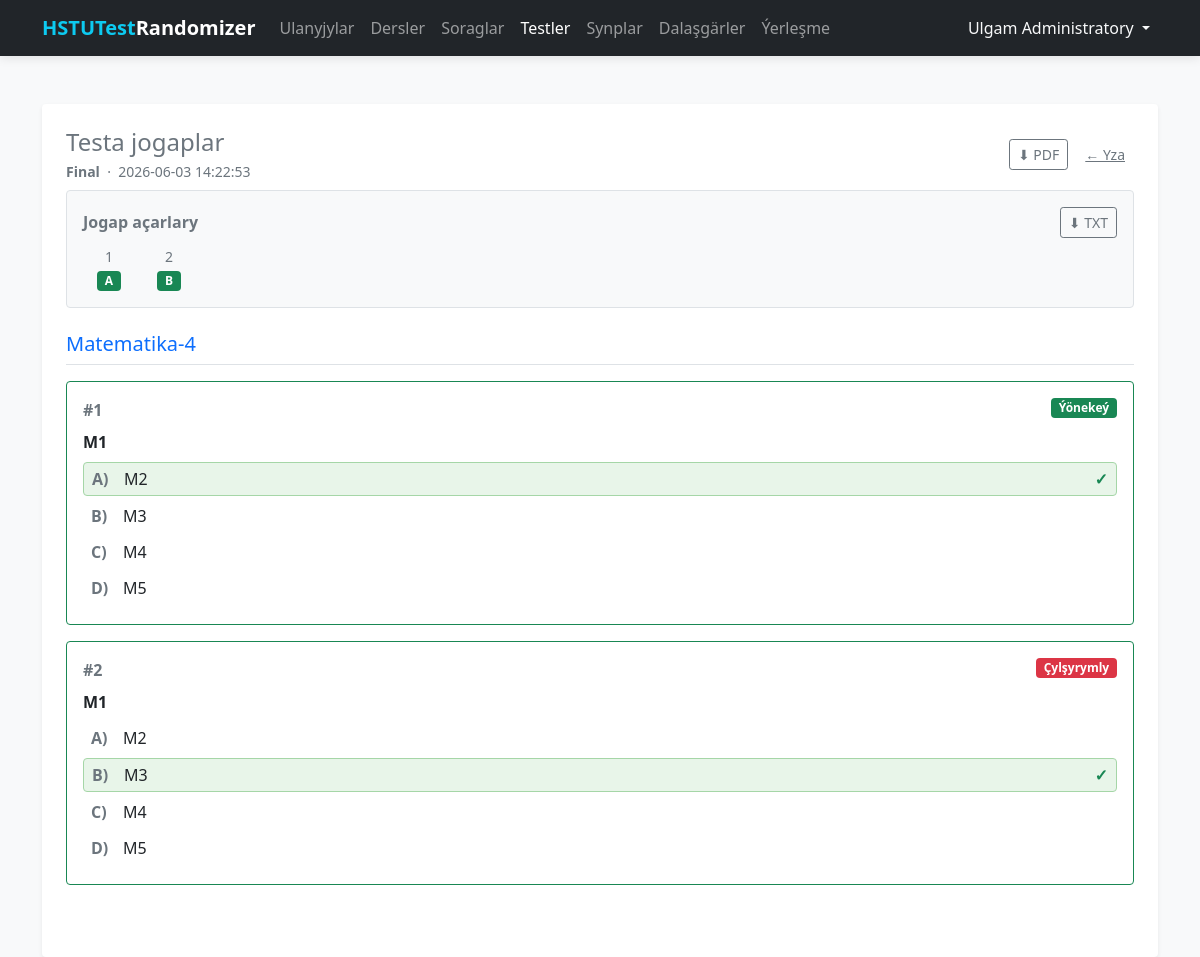
The page /tests/instances/17 (signed in) on the database its author committed.
### tables this page shows
CREATE TABLE users (
    id INTEGER PRIMARY KEY AUTOINCREMENT,
    full_name TEXT NOT NULL,
    username TEXT UNIQUE NOT NULL,
    password TEXT NOT NULL
);

CREATE TABLE tests (
    id INTEGER PRIMARY KEY AUTOINCREMENT,
    name TEXT NOT NULL,
    total_questions INTEGER NOT NULL,
    easy_percent INTEGER NOT NULL DEFAULT 50
        CHECK (easy_percent BETWEEN 0 AND 100)
);

CREATE TABLE test_instances (
    id INTEGER PRIMARY KEY AUTOINCREMENT,
    test_id INTEGER NOT NULL,
    created_at TEXT NOT NULL DEFAULT (datetime('now', 'localtime')), parent_instance_id INTEGER DEFAULT NULL REFERENCES test_instances(id) ON DELETE CASCADE,
    FOREIGN KEY (test_id) REFERENCES tests(id) ON DELETE CASCADE
);

CREATE TABLE test_instance_questions (
    id INTEGER PRIMARY KEY AUTOINCREMENT,
    instance_id INTEGER NOT NULL,
    subject_id INTEGER NOT NULL,
    question_id INTEGER NOT NULL,
    correct_option TEXT NOT NULL,
    question_order INTEGER NOT NULL,
    FOREIGN KEY (instance_id) REFERENCES test_instances(id) ON DELETE CASCADE,
    FOREIGN KEY (subject_id) REFERENCES subjects(id),
    FOREIGN KEY (question_id) REFERENCES questions(id)
);

CREATE TABLE subjects (
    id INTEGER PRIMARY KEY AUTOINCREMENT,
    name TEXT NOT NULL UNIQUE,
    answer_count INTEGER NOT NULL DEFAULT 4,
    is_active INTEGER DEFAULT 1
);

CREATE TABLE questions (
    id INTEGER PRIMARY KEY AUTOINCREMENT,
    subject_id INTEGER NOT NULL,
    question_text TEXT,
    question_image TEXT,
    correct_option TEXT NOT NULL,
    difficulty TEXT NOT NULL DEFAULT 'easy' CHECK (difficulty IN ('easy', 'hard')),
    is_active INTEGER DEFAULT 1,
    FOREIGN KEY (subject_id) REFERENCES subjects(id)
);

CREATE TABLE question_options (
    question_id INTEGER NOT NULL,
    option_key TEXT NOT NULL CHECK (option_key IN ('a', 'b', 'c', 'd', 'e')),
    option_text TEXT,
    option_image TEXT,
    PRIMARY KEY (question_id, option_key),
    FOREIGN KEY (question_id) REFERENCES questions(id) ON DELETE CASCADE
);

### routes/tests.py (the view)
@tests_bp.route('/instances/<int:instance_id>')
@login_required
def instance_detail(instance_id: int):
    db = get_db_connection()
    instance = db.execute(
        '''
        SELECT ti.id, ti.created_at, ti.test_id, ti.parent_instance_id, t.name AS test_name
        FROM test_instances ti
        JOIN tests t ON t.id = ti.test_id
        WHERE ti.id = ?
        ''',
        (instance_id,),
    ).fetchone()
    if not instance:
        db.close()
        flash('Test nusgasy tapylmady', 'danger')
        return redirect(url_for('tests.index'))
    rows = db.execute(
        '''
        SELECT
            tiq.question_order,
            tiq.correct_option,
            tiq.subject_id,
            s.name AS subject_name,
            s.answer_count,
            q.question_text,
            q.question_image,
            q.difficulty,
            tiq.question_id
        FROM test_instance_questions tiq
        JOIN subjects s ON s.id = tiq.subject_id
        JOIN questions q ON q.id = tiq.question_id
        WHERE tiq.instance_id = ?
        ORDER BY tiq.question_order ASC
        ''',
        (instance_id,),
    ).fetchall()
    questions = []
    for row in rows:
        opts = db.execute(
            'SELECT option_key, option_text, option_image FROM question_options WHERE question_id = ?',
            (row['question_id'],),
        ).fetchall()
        options = {o['option_key']: dict(o) for o in opts}
        active_keys = ('a', 'b', 'c', 'd', 'e')[:row['answer_count']]
        correct_list = row['correct_option'].split(',')
        questions.append({
            'order': row['question_order'],
            'subject_name': row['subject_name'],
            'subject_id': row['subject_id'],
            'question_text': row['question_text'],
            'question_image': row['question_image'],
            'difficulty': row['difficulty'],
            'correct_list': correct_list,
            'active_keys': active_keys,
            'options': options,
        })
    subjects_map = {}
    for q in questions:
        sid = q['subject_id']
        if sid not in subjects_map:
            subjects_map[sid] = {'name': q['subject_name'], 'questions': []}
        subjects_map[sid]['questions'].append(q)
    is_base = instance['parent_instance_id'] is None
    has_variant = is_base and db.execute(
        'SELECT id FROM test_instances WHERE parent_instance_id = ?', (instance_id,)
    ).fetchone() is not None
    db.close()
    return render_template(
        'tests/instance_detail.html',
        instance=instance,
        subjects=list(subjects_map.values()),
        all_questions=questions,
        is_base=is_base,
        has_variant=has_variant,
    )

### database.py (called while the page is built)
def get_db_connection():
    conn = sqlite3.connect(DATABASE)
    conn.row_factory = sqlite3.Row
    return conn

### templates/tests/instance_detail.html (shortened to what this page needs)
{% extends 'base.html' %}
{% block content %}
<div class="main-card shadow-sm p-4 bg-white rounded">
    <div class="d-flex justify-content-between align-items-center mb-2">
        <div>
            <h2 class="h4 mb-0 text-secondary">Testa jogaplar</h2>
            <div class="text-muted small mt-1">
                <strong>{{ instance.test_name }}</strong> &nbsp;·&nbsp; {{ instance.created_at }}
            </div>
        </div>
        <div class="d-flex gap-2 align-items-center">
            <a href="{{ url_for('tests.export_instance_pdf', instance_id=instance.id) }}"
               class="btn btn-outline-secondary btn-sm">⬇ PDF</a>
            <a href="{{ url_for('tests.instances', test_id=instance.test_id) }}"
               class="btn btn-link text-secondary btn-sm">← Yza</a>
        </div>
    </div>
    <div class="border rounded p-3 mb-4 bg-light">
        <div class="d-flex justify-content-between align-items-center mb-2">
            <h6 class="mb-0 text-secondary fw-bold">Jogap açarlary</h6>
            <a href="{{ url_for('tests.export_instance_answers_txt', instance_id=instance.id) }}"
               class="btn btn-outline-secondary btn-sm">⬇ TXT</a>
        </div>
        <div class="d-flex flex-wrap gap-2">
            {% for q in all_questions %}
            <div class="text-center" style="min-width: 52px;">
                <div class="text-muted small">{{ q.order }}</div>
                <div>
                    {% for opt in q.correct_list %}
                    <span class="badge bg-success">{{ opt.strip()|upper }}</span>
                    {% endfor %}
                </div>
            </div>
            {% endfor %}
        </div>
    </div>
    {% for subject in subjects %}
    <div class="mb-5">
        <h5 class="text-primary border-bottom pb-2 mb-3">{{ subject.name }}</h5>
        {% for q in subject.questions %}
        <div class="border rounded p-3 mb-3 {{ 'border-success' if q.correct_list else '' }}">
            <div class="d-flex justify-content-between align-items-start mb-2">
                <span class="fw-bold text-secondary">#{{ q.order }}</span>
                <div class="d-flex gap-2">
                    {% if q.difficulty == 'hard' %}
                    <span class="badge bg-danger">Çylşyrymly</span>
                    {% else %}
                    <span class="badge bg-success">Ýönekeý</span>
                    {% endif %}
                </div>
            </div>
            {% if q.question_text %}
            <div class="fw-bold mb-2">{{ q.question_text }}</div>
            {% endif %}
            <div class="mt-2">
                {% for k in q.active_keys %}
                {% set opt = q.options.get(k, {}) %}
                {% set is_correct = k in q.correct_list %}
                <div class="d-flex align-items-start gap-2 py-1 px-2 rounded mb-1"
                     style="{{ 'background-color: #e8f5e9; border: 1px solid #a5d6a7;' if is_correct else '' }}">
                    <span class="fw-bold text-muted" style="min-width: 24px;">
                        {{ k|upper }})
                    </span>
                    <div class="flex-grow-1">
                        {% if opt.get('option_text') %}
                        <span class="{{ 'fw-semibold' if is_correct else '' }}">
                            {{ opt.option_text }}
                        </span>
                        {% endif %}
                    </div>
                    {% if is_correct %}
                    <span class="text-success fw-bold">✓</span>
                    {% endif %}
                </div>
                {% endfor %}
            </div>
        </div>
        {% endfor %}
    </div>
    {% endfor %}
</div>
{% endblock %}

### templates/base.html (shortened to what this page needs)
<!DOCTYPE html>
<html lang="ru">
<head>
    <link rel="stylesheet" href="{{ url_for('static', filename='css/bootstrap.min.css') }}">
</head>
<body>
    <nav class="navbar navbar-expand-lg navbar-dark bg-dark">
        <div class="container">
            <a class="navbar-brand fw-bold" href="/">
                <span class="text-info">HSTUTest</span>Randomizer
            </a>
            <div class="collapse navbar-collapse" id="navbarNav">
                <ul class="navbar-nav me-auto">
                    {% if current_user.is_authenticated %}
                    <li class="nav-item">
                        <a class="nav-link {{ 'active' if request.endpoint == 'users.index' }}"
                            href="{{ url_for('users.index') }}">Ulanyjylar</a>
                    </li>
                    <li class="nav-item">
                        <a class="nav-link" href="{{ url_for('subjects.index') }}">Dersler</a>
                    </li>
                    <li class="nav-item">
                        <a class="nav-link" href="{{ url_for('questions.index') }}">Soraglar</a>
                    </li>
                    <li class="nav-item">
                        <a class="nav-link {{ 'active' if request.endpoint and request.endpoint.startswith('tests.') }}"
                            href="{{ url_for('tests.index') }}">Testler</a>
                    </li>
                    <li class="nav-item">
                        <a class="nav-link {{ 'active' if request.endpoint and request.endpoint.startswith('classrooms.') }}"
                            href="{{ url_for('classrooms.index') }}">Synplar</a>
                    </li>
                    <li class="nav-item">
                        <a class="nav-link {{ 'active' if request.endpoint and request.endpoint.startswith('students.') }}"
                            href="{{ url_for('students.index') }}">Dalaşgärler</a>
                    </li>
                    <li class="nav-item">
                        <a class="nav-link {{ 'active' if request.endpoint and request.endpoint.startswith('exam.') }}"
                            href="{{ url_for('exam.index') }}">Ýerleşme</a>
                    </li>
                    {% endif %}
                </ul>
                <ul class="navbar-nav">
                    {% if current_user.is_authenticated %}
                    <li class="nav-item dropdown">
                        <a class="nav-link dropdown-toggle text-light" href="#" id="userDropdown" role="button"
                            data-bs-toggle="dropdown">
                            {{ current_user.full_name }}
                        </a>
                    </li>
                    {% else %}
                    <li class="nav-item">
                        <a class="nav-link" href="{{ url_for('auth.login') }}">Ulgama girmek</a>
                    </li>
                    {% endif %}
                </ul>
            </div>
        </div>
    </nav>
    <div class="container">
        {% block content %}{% endblock %}
    </div>
</body>
</html>

### templates/base.html (style rules this page uses)
:root { --bg-color: #f8f9fa; }
body { background-color: var(--bg-color); font-family: 'Segoe UI', Tahoma, Geneva, Verdana, sans-serif; }
.navbar { box-shadow: 0 2px 10px rgba(0, 0, 0, 0.1); }
.main-card { background: #ffffff; border: none; border-radius: 12px; box-shadow: 0 0.5rem 1rem rgba(0, 0, 0, 0.05); padding: 2rem; margin-top: 2rem; }

### rows shown on the page
users: full_name "Ulgam Administratory"
tests: test_name "Final"
test_instances: created_at "2026-06-03 14:22:53"
test_instance_questions: order "1", strip "A", name "Matematika-4", shows "Ýönekeý", question_text "M1", active_keys "A" "B" "C" "D"
test_instance_questions: order "2", strip "B", shows "Çylşyrymly", question_text "M1", active_keys "A" "B" "C" "D"
question_options: option_text "M2"
question_options: option_text "M3"
question_options: option_text "M4"
question_options: option_text "M5"
question_options: option_text "M2"
question_options: option_text "M3"
question_options: option_text "M4"
question_options: option_text "M5"
